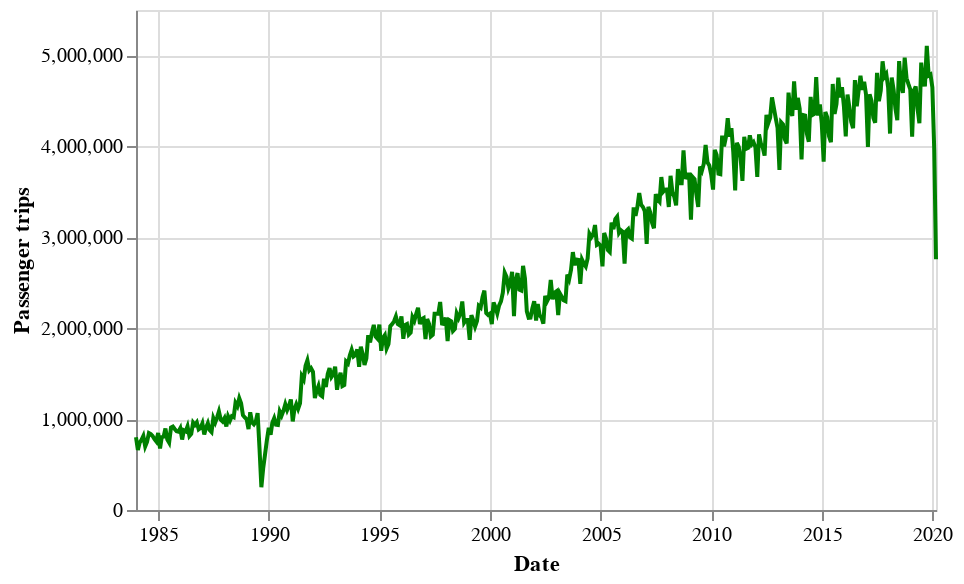

Write notebook code for a chart like this one.
### Code cell
(alt.Chart(trips_months)
    .mark_line(color = 'green')
    .encode(
        x = alt.X(
            'YearMonth:T',
            title = "Date"),
        y = alt.Y(
            'Passenger_Trips:Q', 
            title = "Passenger trips"))
    .properties(
        width = 400,
        height = 250))

### Figure 1 — Vega-Lite specification as saved in the notebook (floating-point values rounded to 4 significant figures; data arrays with more than 128 entries replaced by an {"elided": "..."} marker saying what was removed)
{"config": {"view": {"continuousWidth": 400, "continuousHeight": 300}}, "data": {"name": "data-332ed8eeacf030f53f66c3f52e0eec18"}, "mark": {"type": "line", "color": "green"}, "encoding": {"x": {"type": "temporal", "field": "YearMonth", "title": "Date"}, "y": {"type": "quantitative", "field": "Passenger_Trips", "title": "Passenger trips"}}, "height": 250, "width": 400, "$schema": "https://vega.github.io/schema/vega-lite/v4.8.1.json", "datasets": {"data-332ed8eeacf030f53f66c3f52e0eec18": {"elided": "435 records"}}}
